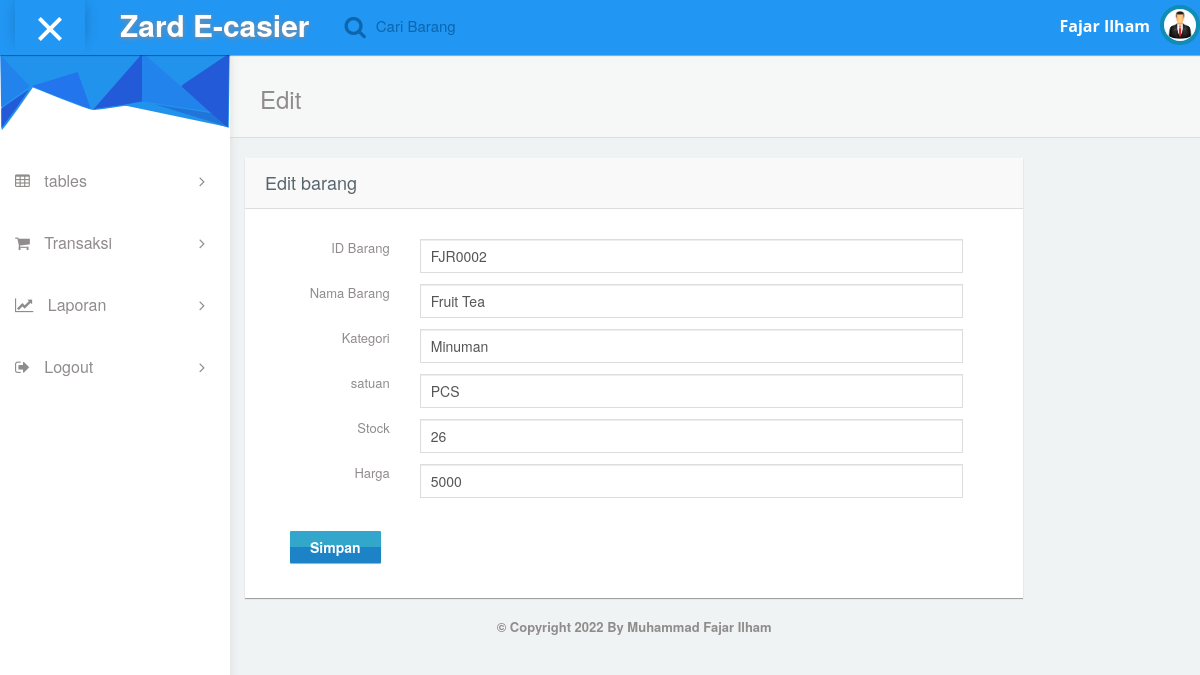
Screenshot of /editbarang.php?id=2 with the database file from the repository.
### tables this page shows
CREATE TABLE `jual` (
  `id` int(11) NOT NULL,
  `id_barang` varchar(10) NOT NULL,
  `nama_barang` varchar(30) NOT NULL,
  `kategori` varchar(30) NOT NULL,
  `satuan` varchar(20) NOT NULL,
  `stok` int(100) NOT NULL,
  `harga` varchar(225) NOT NULL
);

### editbarang.php (the view, shortened to what this page needs)
<?php
include 'koneksi.php';
?>
<!DOCTYPE html>
<html lang="en">
<head>
    <link rel="stylesheet" type="text/css" href="asset/css/bootstrap.min.css">
      <link rel="stylesheet" type="text/css" href="asset/css/plugins/font-awesome.min.css"/>
      <link rel="stylesheet" type="text/css" href="asset/css/plugins/simple-line-icons.css"/>
      <link rel="stylesheet" type="text/css" href="asset/css/plugins/animate.min.css"/>
      <link rel="stylesheet" type="text/css" href="asset/css/plugins/fullcalendar.min.css"/>
	<link href="asset/css/style.css" rel="stylesheet">
  </head>
 <body id="mimin" class="dashboard">
        <nav class="navbar navbar-default header navbar-fixed-top">
          <div class="col-md-12 nav-wrapper">
            <div class="navbar-header" style="width:100%;">
              <div class="opener-left-menu is-open">
                <span class="bottom"></span>
              </div>
                <a href="index.html" class="navbar-brand">
                 <b>Zard E-casier</b>
                </a>
              <ul class="nav navbar-nav search-nav">
                <li>
                   <div class="search">
                    <span class="fa fa-search icon-search" style="font-size:23px;"></span>
                    <div class="form-group form-animate-text">
                      <input type="text" class="form-text" required>
                      <label class="label-search">Cari Barang </label>
                    </div>
                  </div>
                </li>
              </ul>
              <ul class="nav navbar-nav navbar-right user-nav">
                <li class="user-name"><span>Fajar Ilham</span></li>
                  <li class="dropdown avatar-dropdown">
                   <img src="asset/img/admin.jpg" class="img-circle avatar" alt="user name" data-toggle="dropdown" aria-haspopup="true" aria-expanded="true"/>
                </li>
              </ul>
            </div>
          </div>
        </nav>
      <div class="container-fluid mimin-wrapper">
            <div id="left-menu">
              <div class="sub-left-menu scroll">
                <ul class="nav nav-list">
                    <li><div class="left-bg"></div></li>
                    <li class="ripple"><a href="index.php"><span class="fa fa-table"></span> tables  <span class="fa-angle-right fa right-arrow text-right"></span> </a>
                    </li>
                    <li class="ripple"><a href="transaksi.php"><span class="fa fa-shopping-cart"></span> Transaksi  <span class="fa-angle-right fa right-arrow text-right"></span> </a>
                    </li>
                    <li class="ripple"><a href="laporan.php"><span class="fa fa-line-chart"></span> Laporan  <span class="fa-angle-right fa right-arrow text-right"></span> </a>
                    </li>
                    <li class="ripple"><a href="logoutt.php" onclick="javascript:return confirm('Yakin Ingin Logout ?');"><span class="fa fa-sign-out"></span> Logout  <span class="fa-angle-right fa right-arrow text-right"></span> </a>
                    </li>
                  </ul>
                </div>
            </div>
            <div id="content">
                <div class="panel box-shadow-none content-header">
                  <div class="panel-body">
                    <div class="col-md-12">
                        <h3 class="animated fadeInLeft">Edit </h3>
                    </div>
                  </div>
                </div>
                <div class="form-element">
                  <div class="col-md-12 padding-0">
                    <div class="col-md-10">
                      <div class="panel form-element-padding">
                        <div class="panel-heading">
                         <h4>Edit barang</h4>
                        </div>
                        <?php
				$id=$_GET['id'];
				$sql="SELECT * from jual WHERE id='$id'";
				$data=mysqli_query($koneksi,$sql);
				while ($r=mysqli_fetch_array($data)) {
					?>
                        <form method="POST" action="pro_edit.php">
                         <div class="panel-body" style="padding-bottom:30px;">
                          <div class="col-md-12">
                            <div class="form-group"><label class="col-sm-2 control-label text-right">ID Barang</label>
                              <div class="col-sm-10">
                                <input name="id_barang" type="text" class="form-control" value="<?php echo $r['id_barang'];?>" require=""></div>
                            </div>
                            <div class="form-group"><label class="col-sm-2 control-label text-right">Nama Barang</label>
                              <div class="col-sm-10">
                                <input name="nama_barang" type="text" class="form-control" value="<?php echo $r['nama_barang'];?>" require=""></div>
                            </div>
                            <div class="form-group"><label class="col-sm-2 control-label text-right">Kategori</label>
                              <div class="col-sm-10">
                                <input name="kategori" type="text" class="form-control" value="<?php echo $r['kategori'];?>" require=""></div>
                            </div>
                            <div class="form-group"><label class="col-sm-2 control-label text-right">satuan</label>
                              <div class="col-sm-10">
                                <input name="satuan" type="text" class="form-control" value="<?php echo $r['satuan'];?>" require=""></div>
                            </div>
                            <div class="form-group"><label class="col-sm-2 control-label text-right">Stock</label>
                              <div class="col-sm-10">
                                <input name="stok" type="text" class="form-control" value="<?php echo $r['stok'];?>" require=""></div>
                            </div>
                            <div class="form-group"><label class="col-sm-2 control-label text-right">Harga</label>
                              <div class="col-sm-10">
                                <input name="harga" type="text" class="form-control" value="<?php echo $r['harga'];?>" require=""></div>
                            </div> <br><br>
                            <div class="col-md-8">
                                <input  type="submit" class="btn btn-gradient btn-primary align-center"
                                value="Simpan" name="tambah"/>
                            </div>
                            <br><br>
                        </div>
                    </div>
                    </form>
                    <?php  } ?>
                 </div>
                 <footer>
  <p><b><center>© Copyright 2022 By Muhammad Fajar Ilham</center></b></p>
</footer>
              </div>
          </div>

### rows the page displays
jual: id_barang "FJR0002", nama_barang "Fruit Tea", kategori "Minuman", satuan "PCS", stok "26", harga "5000"
